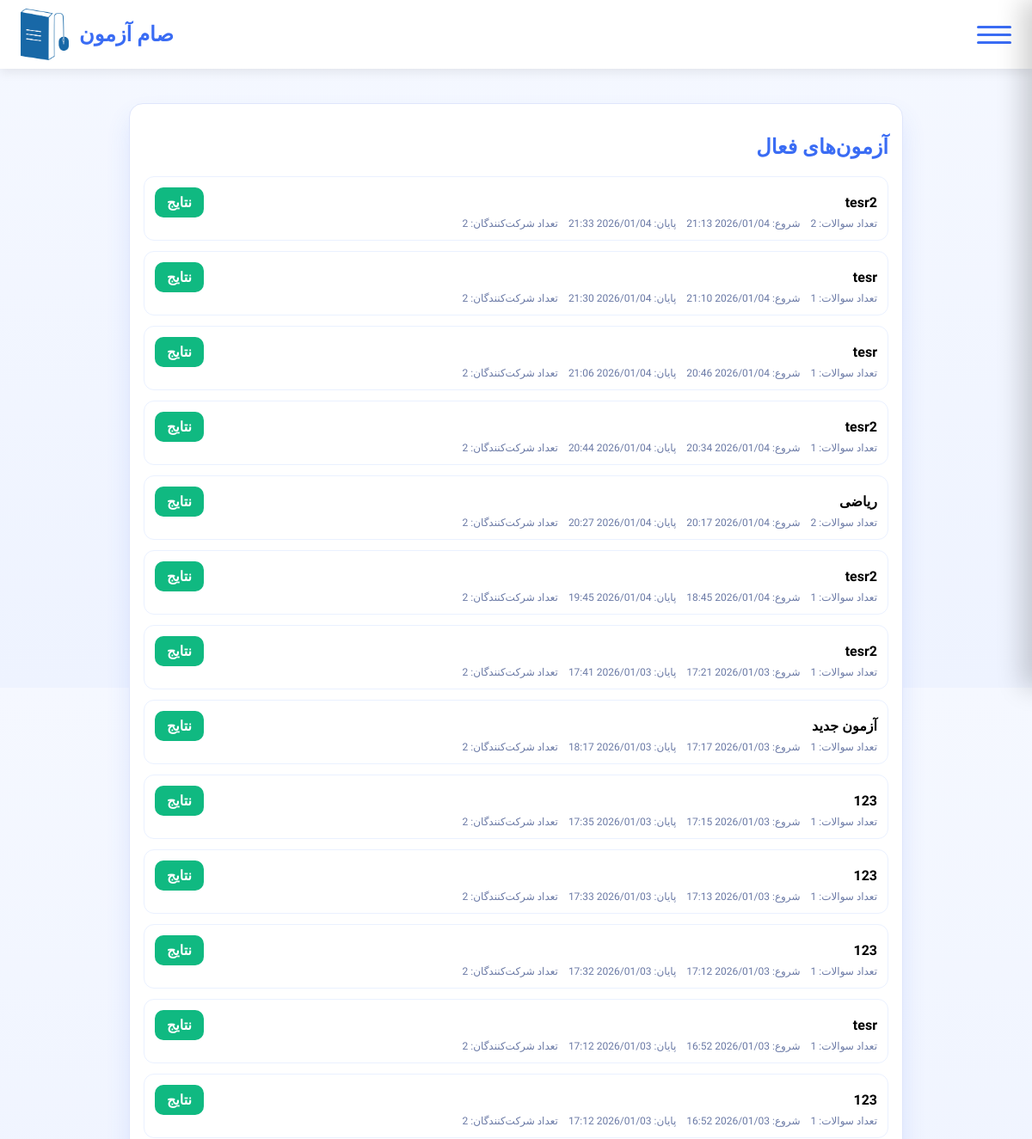
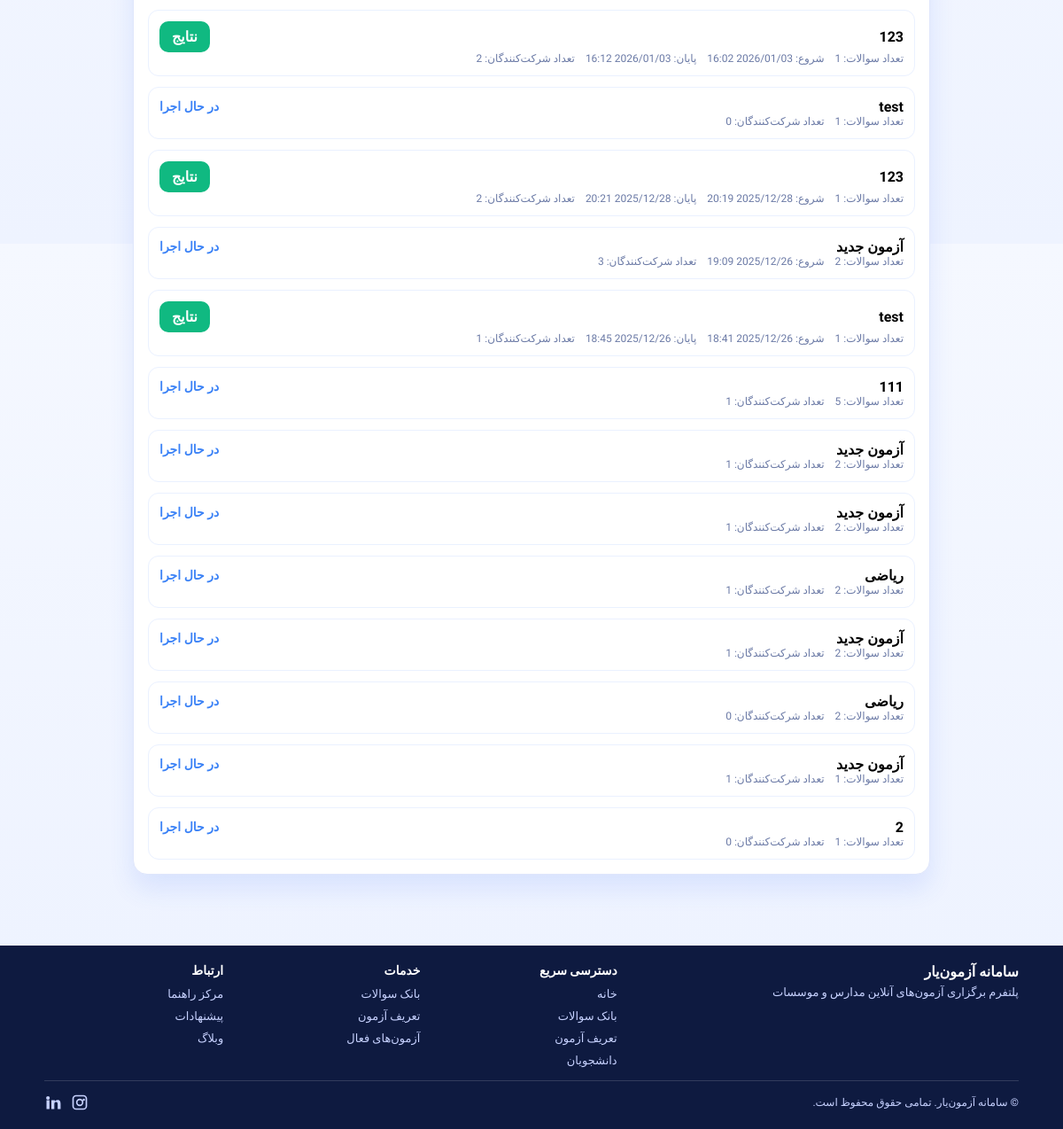
The app's page /accounts/exams/ (signed in) with its own data (2 pictures, top to bottom).
### accounts/models.py (models this page shows, shortened)
class Exam(models.Model):
    name = models.CharField(max_length=200)
    classroom = models.ForeignKey('Classroom', on_delete=models.CASCADE, related_name='exams')
    num_questions = models.PositiveIntegerField(default=0)
    created_by = models.ForeignKey(settings.AUTH_USER_MODEL, on_delete=models.CASCADE, related_name='created_exams')
    students = models.ManyToManyField(settings.AUTH_USER_MODEL, related_name='exams', blank=True)
    created_at = models.DateTimeField(auto_now_add=True)
    source_exam = models.ForeignKey('self', null=True, blank=True, on_delete=models.SET_NULL, related_name='derived_exams')
    shuffle_per_student = models.BooleanField(default=True)
    duration = models.PositiveIntegerField(default=60, help_text="Duration in minutes")
    start_time = models.DateTimeField(null=True, blank=True)
    end_time = models.DateTimeField(null=True, blank=True)
    class Meta:
        verbose_name = "آزمون"
        verbose_name_plural = "آزمون‌ها"

### accounts/views.py (the view)
# urls.py: path('exams/', ExamsListView.as_view(), name='exam_list'),
@method_decorator(login_required, name="dispatch")
class ExamsListView(TemplateView):
    template_name = "accounts/exam_list.html"
    def dispatch(self, request, *args, **kwargs):
        u = request.user
        is_instructor = (getattr(getattr(u, 'role', None), 'code', '') == 'instructor')
        is_student = (getattr(getattr(u, 'role', None), 'code', '') == 'student')
        if not (is_instructor or is_student):
            return redirect('profile')
        return super().dispatch(request, *args, **kwargs)
    def get_context_data(self, **kwargs):
        ctx = super().get_context_data(**kwargs)
        u = self.request.user
        is_student = (getattr(getattr(u, 'role', None), 'code', '') == 'student')
        ctx['now'] = timezone.now()
        if is_student:
            ctx['is_student_view'] = True
            assignments = ExamAssignment.objects.filter(student=u).select_related('exam').order_by('-created_at')
            exams = []
            completed_ids = []
            for asm in assignments:
                exams.append(asm.exam)
                if asm.completed_at:
                    completed_ids.append(asm.exam.id)
            ctx['exams'] = exams
            ctx['completed_exam_ids'] = completed_ids
        else:
            ctx['exams'] = Exam.objects.filter(created_by=u).order_by('-created_at')
        return ctx

### templates/accounts/exam_list.html (shortened to what this page needs)
{% extends "base.html" %}
{% block body_class %}exams-list{% endblock %}
{% block content %}
<div class="wrap">
  <div class="card">
    <h2 class="title">آزمون‌های فعال</h2>
    <div class="grid">
      {% for e in exams %}
      <div class="item">
        <div style="display:flex;justify-content:space-between;align-items:center;gap:12px;">
          <div><strong>{{ e.name }}</strong></div>
          {% if is_student_view %}
            {% if e.id in completed_exam_ids %}
                <div style="display:flex;gap:8px;align-items:center;">
                    <span class="status-finished">تمام شد</span>
                    <a href="{% url 'exam_result' e.id %}" class="btn-report" style="text-decoration:none;font-size:13px;padding:6px 12px;border-radius:10px;font-weight:700;">کارنامه</a>
                </div>
            {% else %}
                {% if e.start_time and e.start_time > now %}
                    <div class="countdown-timer" data-start="{{ e.start_time|date:'U' }}" data-exam-id="{{ e.id }}">
                        <span class="timer-text">شروع تا: </span>
                        <span class="timer-value">...</span>
                    </div>
                    <a href="/accounts/exams/{{ e.id }}/start/" id="btn-start-{{ e.id }}" class="btn-start" title="شروع آزمون" style="display:none;">شروع</a>
                {% else %}
                    <a href="/accounts/exams/{{ e.id }}/start/" class="btn-start" title="شروع آزمون">شروع</a>
                {% endif %}
            {% endif %}
          {% else %}
            {% if e.end_time and e.end_time < now %}
                <a href="{% url 'instructor_exam_report' e.id %}" class="btn-start" style="background:#10b981 !important;">نتایج</a>
            {% elif e.start_time and e.start_time > now %}
                <span style="color:#f59e0b; font-weight:700; font-size:14px;">در انتظار شروع آزمون</span>
            {% else %}
                <span style="color:#3b82f6; font-weight:700; font-size:14px;">در حال اجرا</span>
            {% endif %}
          {% endif %}
        </div>
        <div class="meta">
          <span>تعداد سوالات: {{ e.num_questions }}</span>
          {% if e.start_time %}<span>شروع: {{ e.start_time|date:"Y/m/d H:i" }}</span>{% endif %}
          {% if e.end_time %}<span>پایان: {{ e.end_time|date:"Y/m/d H:i" }}</span>{% endif %}
          {% if not is_student_view %}<span>تعداد شرکت‌کنندگان: {{ e.students.count }}</span>{% endif %}
        </div>
      </div>
      {% empty %}
      <div class="item">هنوز آزمونی تعریف نشده است</div>
      {% endfor %}
    </div>
  </div>
</div>
{% endblock %}

### static/styles.css (style rules this page uses)
html, body { height: 100%; }
body { font-family: 'Vazirmatn','IranSans', tahoma, sans-serif; direction: rtl; margin: 0; padding: 0; background: linear-gradient(135deg, #007BFF, #00BFFF); min-height: 100vh; display: flex; flex-direction: column; }
:root { --footer-bg: #0e1a40; --footer-fg: #f0f4ff; --footer-link: #c7d2ff; --footer-link-hover: #ffffff; --footer-divider: rgba(255,255,255,0.15); --footer-ico: #c7d2ff; --footer-head-color: #ffffff; }

### templates/base.html (style rules this page uses)
:root { --header-height: 80px; --header-bg: #ffffff; --header-shadow: 0 4px 12px rgba(0,0,0,0.08); }
body { padding-top: var(--header-height); }

### templates/accounts/exam_list.html (style rules this page uses)
.btn-start { display:inline-block;padding:8px 14px;border-radius:10px;background:#3A6CF4;color:#fff;text-decoration:none;font-weight:700 }

### records on screen
Exam: name "tesr2", shows "نتایج", num_questions "2", start_time "2026/01/04 21:13", end_time "2026/01/04 21:33", students.count "2"
Exam: name "tesr", shows "نتایج", num_questions "1", start_time "2026/01/04 21:10", end_time "2026/01/04 21:30", students.count "2"
Exam: name "tesr", shows "نتایج", num_questions "1", start_time "2026/01/04 20:46", end_time "2026/01/04 21:06", students.count "2"
Exam: name "tesr2", shows "نتایج", num_questions "1", start_time "2026/01/04 20:34", end_time "2026/01/04 20:44", students.count "2"
Exam: name "ریاضی", shows "نتایج", num_questions "2", start_time "2026/01/04 20:17", end_time "2026/01/04 20:27", students.count "2"
Exam: name "tesr2", shows "نتایج", num_questions "1", start_time "2026/01/04 18:45", end_time "2026/01/04 19:45", students.count "2"
Exam: name "tesr2", shows "نتایج", num_questions "1", start_time "2026/01/03 17:21", end_time "2026/01/03 17:41", students.count "2"
Exam: name "آزمون جدید", shows "نتایج", num_questions "1", start_time "2026/01/03 17:17", end_time "2026/01/03 18:17", students.count "2"
Exam: name "123", shows "نتایج", num_questions "1", start_time "2026/01/03 17:15", end_time "2026/01/03 17:35", students.count "2"
Exam: name "123", shows "نتایج", num_questions "1", start_time "2026/01/03 17:13", end_time "2026/01/03 17:33", students.count "2"
Exam: name "123", shows "نتایج", num_questions "1", start_time "2026/01/03 17:12", end_time "2026/01/03 17:32", students.count "2"
Exam: name "tesr", shows "نتایج", num_questions "1", start_time "2026/01/03 16:52", end_time "2026/01/03 17:12", students.count "2"
Exam: name "123", shows "نتایج", num_questions "1", start_time "2026/01/03 16:52", end_time "2026/01/03 17:12", students.count "2"
Exam: name "123", shows "نتایج", num_questions "1", start_time "2026/01/03 16:02", end_time "2026/01/03 16:12", students.count "2"
Exam: name "test", shows "در حال اجرا", num_questions "1", students.count "0"
Exam: name "123", shows "نتایج", num_questions "1", start_time "2025/12/28 20:19", end_time "2025/12/28 20:21", students.count "2"
Exam: name "آزمون جدید", shows "در حال اجرا", num_questions "2", start_time "2025/12/26 19:09", students.count "3"
Exam: name "test", shows "نتایج", num_questions "1", start_time "2025/12/26 18:41", end_time "2025/12/26 18:45", students.count "1"
Exam: name "111", shows "در حال اجرا", num_questions "5", students.count "1"
Exam: name "آزمون جدید", shows "در حال اجرا", num_questions "2", students.count "1"
Exam: name "آزمون جدید", shows "در حال اجرا", num_questions "2", students.count "1"
Exam: name "ریاضی", shows "در حال اجرا", num_questions "2", students.count "1"
Exam: name "آزمون جدید", shows "در حال اجرا", num_questions "2", students.count "1"
Exam: name "ریاضی", shows "در حال اجرا", num_questions "2", students.count "0"
Exam: name "آزمون جدید", shows "در حال اجرا", num_questions "1", students.count "1"
Exam: name "2", shows "در حال اجرا", num_questions "1", students.count "0"
